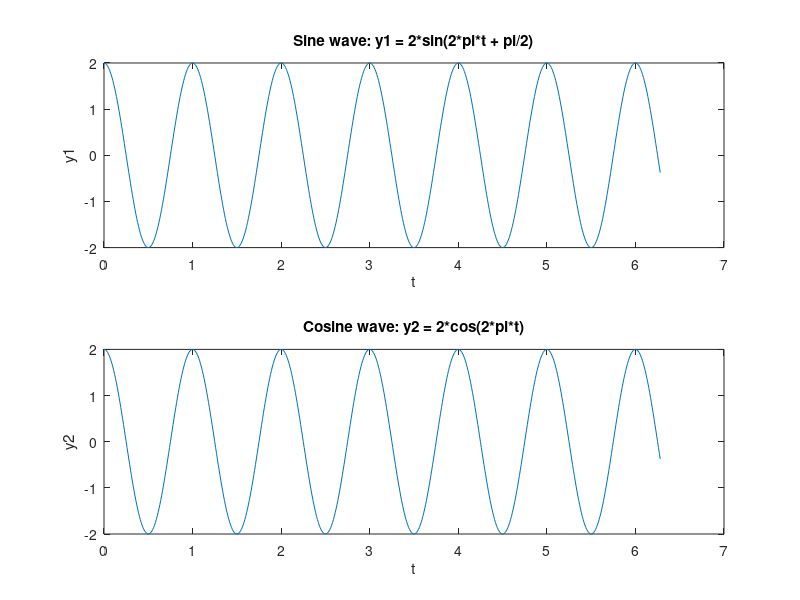

Recreate this plot in MATLAB.
t = 0:0.01:2*pi; % define the time domain
A = 2; % define the amplitude
f = 1; % define the frequency
phi = pi/2; % define the phase shift of sine wave
y1 = A*sin(2*pi*f*t + phi); % calculate the sine wave
y2 = A*cos(2*pi*f*t); % calculate the cosine wave
figure; % create a figure window
subplot(2,1,1); % create a subplot for the sine wave
plot(t,y1); % plot the sine wave
xlabel('t'); % label x axis
ylabel('y1'); % label y axis
title('Sine wave: y1 = 2*sin(2*pi*t + pi/2)'); % add a title

subplot(2,1,2); % create a subplot for the cosine wave
plot(t,y2); % plot the cosine wave
xlabel('t'); % label x axis
ylabel('y2'); % label y axis
title('Cosine wave: y2 = 2*cos(2*pi*t)'); % add a title